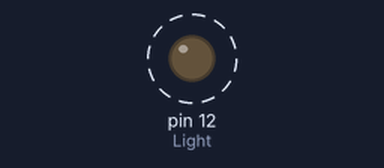
This sketch was run on a simulated Arduino Uno, built with avr-gcc and run on an emulated ATmega328P. On the bench: output pins drawn as LEDs (lit = HIGH). Dashed ring = blinking.

Above: at 0.5 s.
Timing chart, 0 to 3.5 s (numbered marks = the images above):
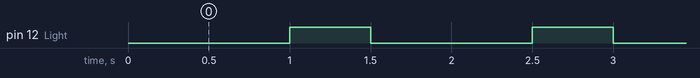

Measured:
- by itself, pin 12 (Light): alternates HIGH for 0.50 s and LOW for 1.0 s

The sketch:

-_Blinking_light_on_breadboard_and_blinking_light_on_Arduino.ino
```cpp
int Light = 12 ; //HERO board 12

void setup() {
  // put your setup code here, to run once:
  pinMode(Light, OUTPUT);
  digitalWrite(Light, LOW);
}

void loop() {
  // put your main code here, to run repeatedly:
  digitalWrite(Light, LOW);
  delay(1000);
  digitalWrite(Light, HIGH);
  delay(500);
}
```
